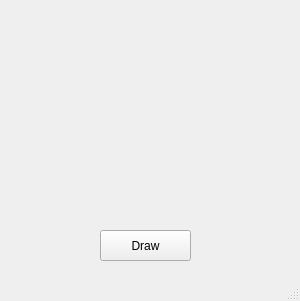
<?xml version="1.0" encoding="UTF-8"?>
<ui version="4.0">
 <class>MainWindow</class>
 <widget class="QMainWindow" name="MainWindow">
  <property name="geometry">
   <rect>
    <x>0</x>
    <y>0</y>
    <width>300</width>
    <height>301</height>
   </rect>
  </property>
  <property name="windowTitle">
   <string>MainWindow</string>
  </property>
  <widget class="QWidget" name="centralwidget">
   <widget class="QPushButton" name="btn1">
    <property name="geometry">
     <rect>
      <x>100</x>
      <y>230</y>
      <width>91</width>
      <height>31</height>
     </rect>
    </property>
    <property name="text">
     <string>Draw</string>
    </property>
   </widget>
  </widget>
  <widget class="QMenuBar" name="menubar">
   <property name="geometry">
    <rect>
     <x>0</x>
     <y>0</y>
     <width>300</width>
     <height>21</height>
    </rect>
   </property>
  </widget>
  <widget class="QStatusBar" name="statusbar"/>
 </widget>
 <resources/>
 <connections/>
</ui>
